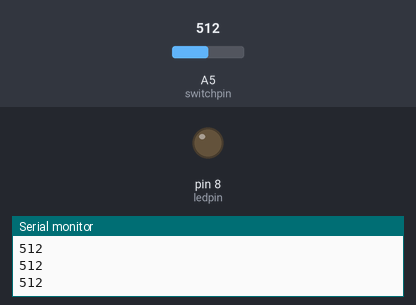
The sketch below on a simulated Arduino Uno, built with avr-gcc and run on an emulated ATmega328P. Parts: output pins drawn as LEDs (lit = HIGH), the last lines printed to the serial monitor. Inputs (shaded band) come from the test bench; at power-on: A5 (switchpin) = 512.

Above: at 1.2 s.
1.3 s: A5 (switchpin) set to 523
At 2.0 s:
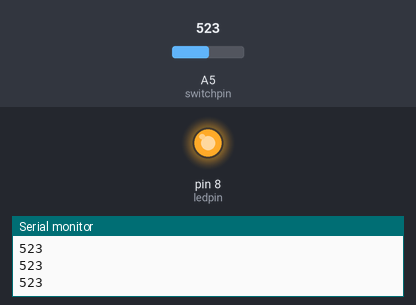
2.8 s: A5 (switchpin) set to 511
At 3.3 s:
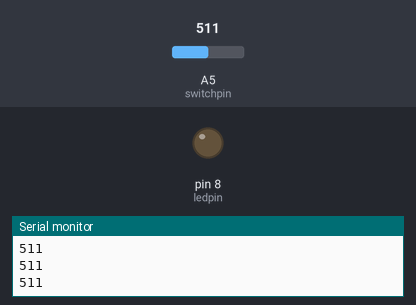
4.3 s: A5 (switchpin) set to 716
At 5.6 s:
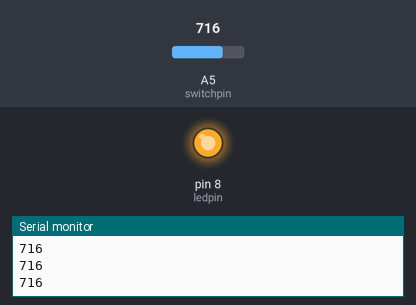
Timing chart, 0 to 7.3 s (numbered marks = the images above; inputs shaded):
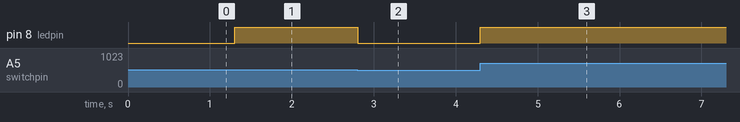

Measured:
- the behaviour switches between 512 and 513 on A5 (switchpin) (found by bisection; images 0 and 1)
- after the input at 1.3 s, pin 8 (ledpin): LOW → HIGH at once
- after the input at 2.8 s, pin 8 (ledpin): HIGH → LOW at once
- after the input at 4.3 s, pin 8 (ledpin): LOW → HIGH at once

The sketch:

code13.ino
```cpp
int switchpin = 5;
int ledpin = 8;
int val = 0;
void setup()
{
pinMode(ledpin,OUTPUT);
Serial.begin(9600);//set the serial baud rate is 9600
}
void loop()
{
        val = analogRead(switchpin);
	if(val>512)//analog voltage value 512 is just 2.5V
		digitalWrite(ledpin,HIGH);//More than 2.5V, pull up
	else//Less or equal
		digitalWrite(ledpin,LOW);//pull low
        Serial.println(val);
}
```
